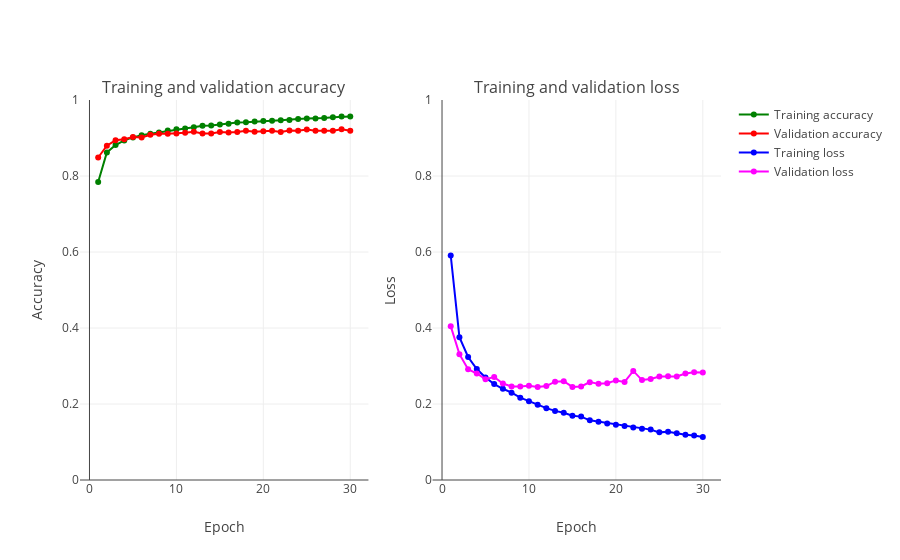

Notebook cell for this chart:
### Code cell
plot_accuracy_and_loss(train_model)

### Figure 1 — Plotly figure (JSON) as saved in the notebook; plotly's stock layout.template omitted (floating-point values rounded to 4 significant figures)
{"data": [{"marker": {"color": "Green"}, "mode": "markers+lines", "name": "Training accuracy", "text": ["1", "2", "3", "4", "5", "6", "7", "8", "9", "10", "11", "12", "13", "14", "15", "16", "17", "18", "19", "20", "21", "22", "23", "24", "25", "26", "27", "28", "29", "30"], "type": "scatter", "uid": "891d204c-31f1-4476-9189-59c5f90010ce", "x": [1, 2, 3, 4, 5, 6, 7, 8, 9, 10, 11, 12, 13, 14, 15, 16, 17, 18, 19, 20, 21, 22, 23, 24, 25, 26, 27, 28, 29, 30], "xaxis": "x", "y": [0.784, 0.862, 0.8815, 0.8937, 0.9016, 0.9074, 0.9111, 0.9147, 0.9198, 0.9228, 0.9252, 0.9281, 0.9322, 0.9331, 0.9358, 0.9372, 0.9408, 0.9416, 0.9434, 0.9445, 0.9457, 0.9467, 0.9476, 0.9502, 0.9516, 0.9516, 0.9525, 0.9547, 0.9563, 0.9564], "yaxis": "y"}, {"marker": {"color": "Red"}, "mode": "markers+lines", "name": "Validation accuracy", "text": ["1", "2", "3", "4", "5", "6", "7", "8", "9", "10", "11", "12", "13", "14", "15", "16", "17", "18", "19", "20", "21", "22", "23", "24", "25", "26", "27", "28", "29", "30"], "type": "scatter", "uid": "4db7c974-659b-464f-ba5f-6976dce7c75f", "x": [1, 2, 3, 4, 5, 6, 7, 8, 9, 10, 11, 12, 13, 14, 15, 16, 17, 18, 19, 20, 21, 22, 23, 24, 25, 26, 27, 28, 29, 30], "xaxis": "x", "y": [0.8487, 0.8798, 0.894, 0.8968, 0.9026, 0.9013, 0.9087, 0.9114, 0.9113, 0.9118, 0.9139, 0.9163, 0.9119, 0.9116, 0.9159, 0.9147, 0.916, 0.9193, 0.9164, 0.9176, 0.9193, 0.916, 0.9196, 0.9192, 0.9221, 0.9191, 0.919, 0.9192, 0.9232, 0.919], "yaxis": "y"}, {"marker": {"color": "Blue"}, "mode": "markers+lines", "name": "Training loss", "text": ["1", "2", "3", "4", "5", "6", "7", "8", "9", "10", "11", "12", "13", "14", "15", "16", "17", "18", "19", "20", "21", "22", "23", "24", "25", "26", "27", "28", "29", "30"], "type": "scatter", "uid": "dc79f8c3-a2e5-4ba5-af52-0c52a975ba3d", "x": [1, 2, 3, 4, 5, 6, 7, 8, 9, 10, 11, 12, 13, 14, 15, 16, 17, 18, 19, 20, 21, 22, 23, 24, 25, 26, 27, 28, 29, 30], "xaxis": "x2", "y": [0.5909, 0.376, 0.3237, 0.292, 0.2697, 0.2524, 0.2401, 0.2299, 0.2166, 0.2072, 0.198, 0.189, 0.1818, 0.1771, 0.1691, 0.1668, 0.1571, 0.1535, 0.1487, 0.1457, 0.1421, 0.1379, 0.1351, 0.1326, 0.1253, 0.1269, 0.123, 0.1189, 0.117, 0.1132], "yaxis": "y2"}, {"marker": {"color": "Magenta"}, "mode": "markers+lines", "name": "Validation loss", "text": ["1", "2", "3", "4", "5", "6", "7", "8", "9", "10", "11", "12", "13", "14", "15", "16", "17", "18", "19", "20", "21", "22", "23", "24", "25", "26", "27", "28", "29", "30"], "type": "scatter", "uid": "063b31fc-1bde-4d9b-a4e2-53dd08c4a5dd", "x": [1, 2, 3, 4, 5, 6, 7, 8, 9, 10, 11, 12, 13, 14, 15, 16, 17, 18, 19, 20, 21, 22, 23, 24, 25, 26, 27, 28, 29, 30], "xaxis": "x2", "y": [0.4049, 0.3311, 0.2913, 0.2803, 0.2653, 0.2709, 0.254, 0.2462, 0.2462, 0.2481, 0.2447, 0.2473, 0.2589, 0.2599, 0.2449, 0.2462, 0.2575, 0.253, 0.2549, 0.2621, 0.258, 0.2871, 0.263, 0.2658, 0.2724, 0.2728, 0.2723, 0.2802, 0.2835, 0.2828], "yaxis": "y2"}], "layout": {"annotations": [{"font": {"size": 16}, "showarrow": false, "text": "Training and validation accuracy", "x": 0.225, "xanchor": "center", "xref": "paper", "y": 1, "yanchor": "bottom", "yref": "paper"}, {"font": {"size": 16}, "showarrow": false, "text": "Training and validation loss", "x": 0.775, "xanchor": "center", "xref": "paper", "y": 1, "yanchor": "bottom", "yref": "paper"}], "xaxis": {"anchor": "y", "domain": [0, 0.45], "title": {"text": "Epoch"}}, "xaxis2": {"anchor": "y2", "domain": [0.55, 1], "title": {"text": "Epoch"}}, "yaxis": {"anchor": "x", "domain": [0, 1], "range": [0, 1], "title": {"text": "Accuracy"}}, "yaxis2": {"anchor": "x2", "domain": [0, 1], "range": [0, 1], "title": {"text": "Loss"}}}}
